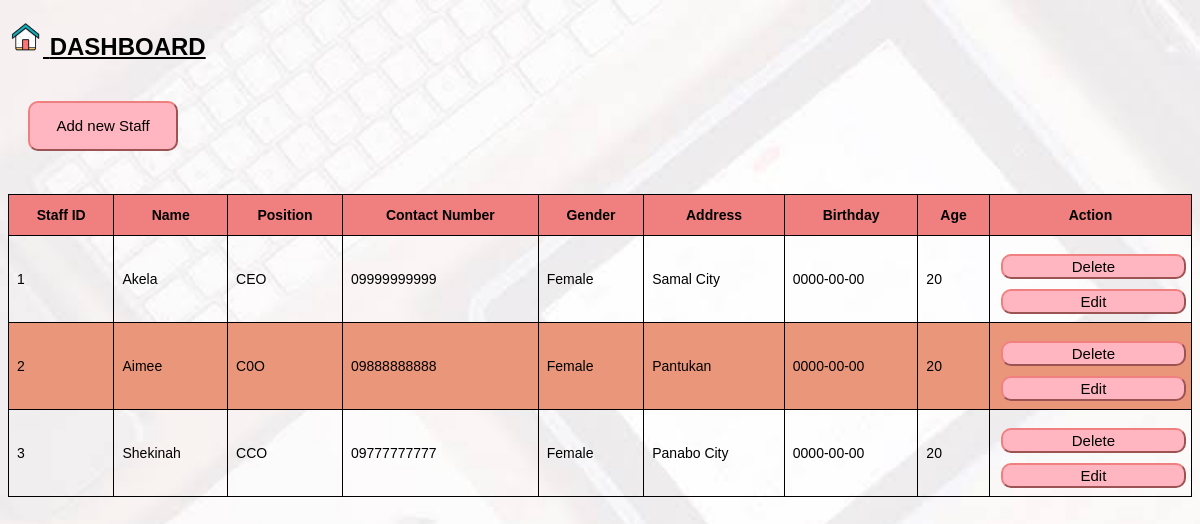
/manageStaff.php, run on the app's committed database.
### tables this page shows
CREATE TABLE `staff` (
  `id` int(6) UNSIGNED NOT NULL,
  `name` varchar(50) NOT NULL,
  `position` varchar(150) NOT NULL,
  `num` varchar(11) NOT NULL,
  `gender` varchar(10) NOT NULL,
  `address` varchar(100) NOT NULL,
  `birthday` date NOT NULL,
  `age` int(11) NOT NULL
);

### manageStaff.php (the view, shortened to what this page needs)
<!DOCTYPE html>
<html>
<head>
</head>
<body>
	<div id="header">
		<a href="dashboard.php"><h2><img src="images/home.png" style="width:35px;"> DASHBOARD </h2></a>
	</div>
	<a href="addStaff.php"><button class="btn btn-theme btn-round">Add new Staff</button></a>
<div style="overflow-x: auto;">
<table id="rwd">
<tr>
	<th>Staff ID</th>
	<th>Name</th>
	<th>Position</th>
	<th>Contact Number</th>
	<th>Gender</th>
	<th>Address</th>
	<th>Birthday</th>
	<th>Age</th>
	<th>Action</th>
</tr>
<?php
$servername = "localhost"; $username = "root"; $password = ""; $dbname = "OISDB";
$conn = new mysqli($servername, $username, $password, $dbname);
$sql = "SELECT * FROM staff";
$result = $conn -> query($sql);
if($result->num_rows>0){
	while($row = $result->fetch_assoc()){
		$id=$row['id'];
		$name=$row['name'];
		$position=$row['position'];
		$num=$row['num'];
		$gender=$row['gender'];
		$address=$row['address'];
		$birthday=$row['birthday'];
		$age=$row['age'];
	?>
	<tr>
		<td><?php echo $id; ?></td>
		<td><?php echo $name; ?></td>
		<td><?php echo $position; ?></td>
		<td><?php echo $num; ?></td>
		<td><?php echo $gender; ?></td>
		<td><?php echo $address; ?></td>
		<td><?php echo $birthday; ?></td>
		<td><?php echo $age; ?></td>
		<td><a href="deleteStaff.php?dels=<?php echo $id;?>"><button class="btnbtn btn-theme btn-round">Delete</button></a>
			<a href="editStaff.php?upds=<?php echo $id;?>"><button class="btnbtn btn-theme btn-round">Edit</button></a></td>
	</tr>
 <?php } ?>
 		</table>
	</div>
<?php
}
?>
</body>
</html>

### manageStaff.php (style rules this page uses)
body { font-family: sans-serif; background: url('images/manage.jpg') no-repeat; background-size: 100%; }
#header a { text-decoration: underline; color: black; }
table { margin: 0px; border-collapse: collapse; margin: 2% 0; width: 100%; font-size: 14px; }
#rwd td, #rwd th { border: 1px solid black; padding: 8px; }
#rwd tr:nth-child(odd) { background-color: darksalmon; }
#rwd th { padding: 12px 10px; background-color: lightcoral; }
.btn { height: 50px; width: 150px; margin: 20px; }
.btnbtn { height: 25px; width: 100%; margin: 10px 3px 0 3px; }
.btn-theme { background-color: lightpink; border-color: lightcoral; color: black; font-size: 15px; }
.btn-round { border-radius: 10px; -webkit-border-radius: 10px; }

### data on the page
staff: id "1", name "Akela", position "CEO", num "09999999999", gender "Female", address "Samal City", birthday "0000-00-00", age "20"
staff: id "2", name "Aimee", position "C0O", num "09888888888", gender "Female", address "Pantukan", birthday "0000-00-00", age "20"
staff: id "3", name "Shekinah", position "CCO", num "09777777777", gender "Female", address "Panabo City", birthday "0000-00-00", age "20"
